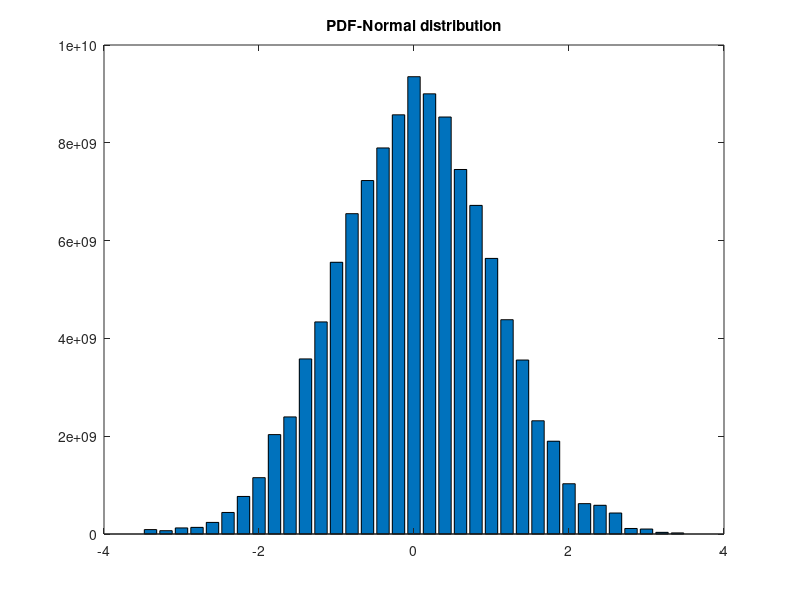

Write the MATLAB code that produced this figure.
clc;
close all;
N = 10000;
x = randn(N, 1);
m = mean(x);
var = mean(x.^2 - m.^2);

xbin = [-3.4:0.2:3.4];

n = hist(x, xbin);
alpha= 1/(N * (8.854*10^(-12)));
f = alpha * n;
bar(xbin, f);
title('PDF-Normal distribution')